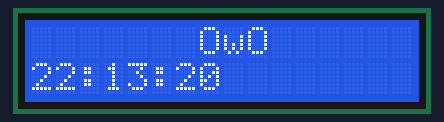
The sketch below on a simulated ESP32. On the bench: 16×2 character LCD. The local clock reads 2024-03-15 10:24:30 at power-on unless the sketch sets it; what the sketch prints to the serial monitor is not drawn.

Above: at 0.1 s.
At 4.3 s:
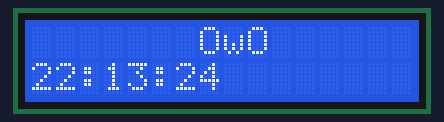
At 9.4 s:
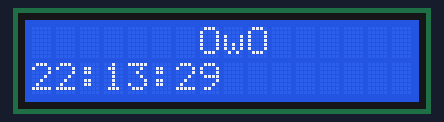
At 19.8 s:
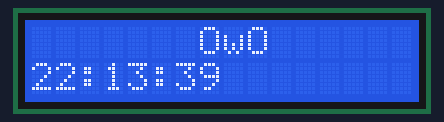
At 29.1 s:
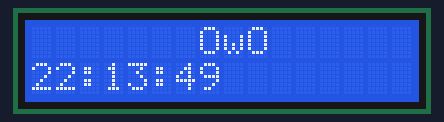
At 38.9 s:
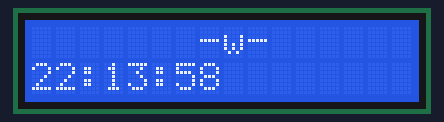

The sketch:

ESP32_I2C_LCD.ino
```cpp
#include <LiquidCrystal_I2C.h>
#include <DS1302.h>
#include <Wire.h>
#include <SPI.h>  // not used here, but needed to prevent a RTClib compile error
#include "RTClib.h"

// set the LCD number of columns and rows
int lcdColumns = 16;
int lcdRows = 2;
RTC_DS1307 RTC;
// set LCD address, number of columns and rows
// if you don't know your display address, run an I2C scanner sketch
LiquidCrystal_I2C lcd(0x27, lcdColumns, lcdRows);

void setup(){
  // initialize LCD
  lcd.init();
  // turn on LCD backlight
  lcd.backlight();
  Serial.begin(57600); // Set serial port speed
  Wire.begin(); // Start the I2C
  RTC.begin();  // Init RTC
  RTC.adjust(DateTime(__DATE__, __TIME__));  // Time and date is expanded to date and time on your computer at compiletime
  Serial.print('Time and date set');
}

void loop(){
  DateTime now = RTC.now();
  // set cursor to first column, first row
  Serial.print(now.year(), DEC);
  Serial.print('/');
  Serial.print(now.month(), DEC);
  Serial.print('/');
  Serial.print(now.day(), DEC);
  Serial.print(' ');
  Serial.print(now.hour(), DEC);
  Serial.print(':');
  Serial.print(now.minute(), DEC);
  Serial.print(':');
  Serial.print(now.second(), DEC);
  Serial.println();
  lcd.setCursor(0, 1);
  lcd.print(now.hour(), DEC);
  lcd.print(':');
  lcd.print(now.minute(), DEC);
  lcd.print(':');
  lcd.print(now.second(), DEC);
  lcd.println();
  lcd.setCursor(7, 0);
  lcd.print("OwO");
  delay(500);
  lcd.clear();
  lcd.setCursor(0, 1);
  lcd.print(now.hour(), DEC);
  lcd.print(':');
  lcd.print(now.minute(), DEC);
  lcd.print(':');
  lcd.print(now.second(), DEC);
  lcd.println();
  lcd.setCursor(7, 0);
  lcd.print("-w-");
  delay(500);
  lcd.clear();
  // clears the display to print new message
  /*lcd.clear();
  // set cursor to first column, second row
  lcd.setCursor(0,1);
  lcd.print("Hello, World!");
  delay(1000);
  lcd.clear(); */
}
```

Measured:
- what the display in image 1 shows lasts 0.5 s, from 4.2 s to 4.7 s
